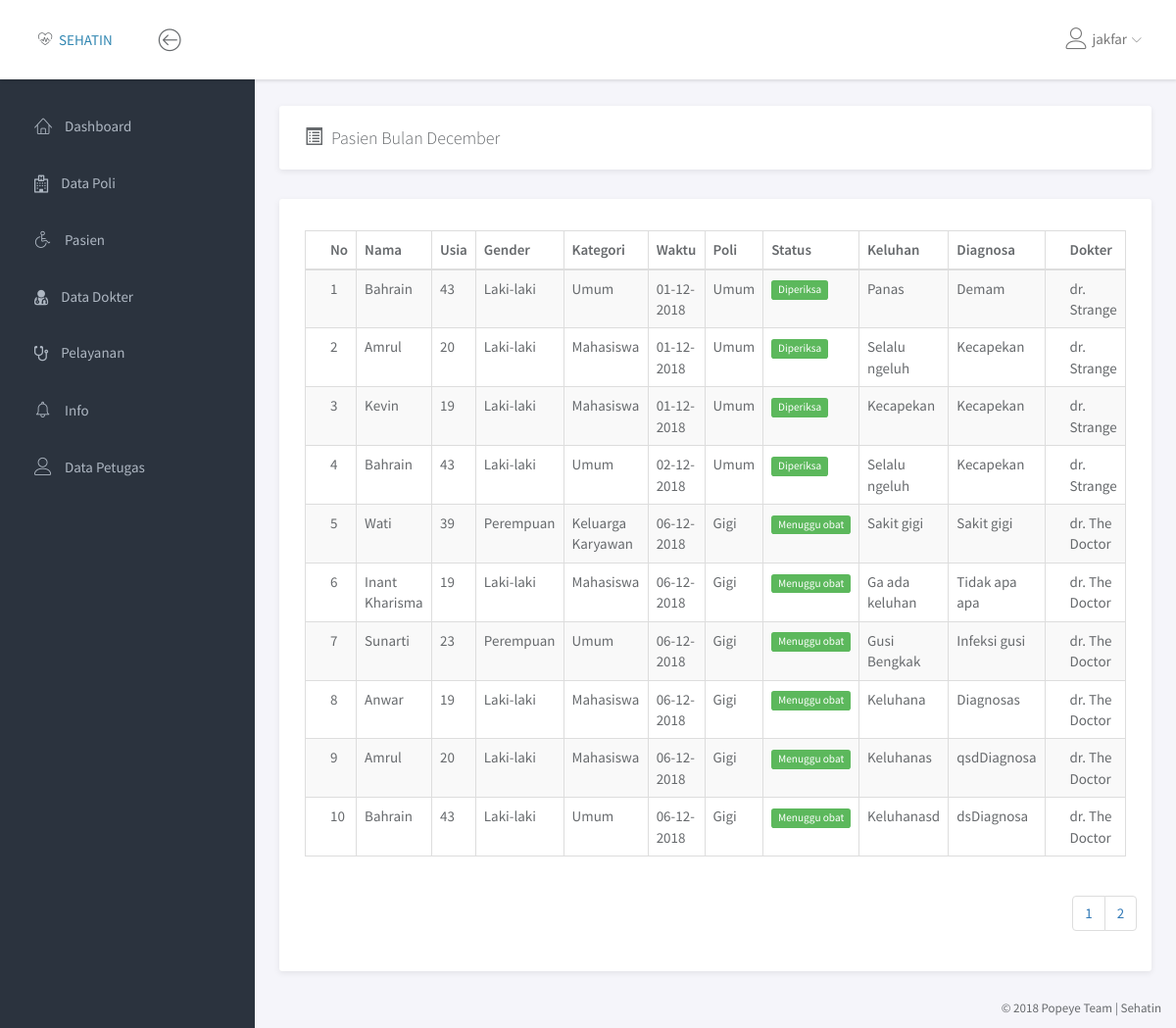
/kunjungan/pasien_bulan_ini.php (signed in), run on the app's committed database.
### tables this page shows
CREATE TABLE `pasien` (
  `id_pasien` int(11) NOT NULL,
  `no_identitas` varchar(16) NOT NULL,
  `nama` varchar(50) NOT NULL,
  `tmpt_lahir` varchar(30) NOT NULL,
  `tgl_lahir` date NOT NULL,
  `gender` enum('Laki-laki','Perempuan') NOT NULL,
  `alamat` varchar(60) NOT NULL,
  `no_hp` varchar(13) NOT NULL,
  `pendidikan` varchar(5) NOT NULL,
  `status_perkawinan` enum('Belum Kawin','Kawin') NOT NULL,
  `kategori` enum('Umum','Karyawan','Keluarga Karyawan','Mahasiswa') NOT NULL
);

### kunjungan/pasien_bulan_ini.php (the view, shortened to what this page needs)
<!doctype html>
<html lang="en">
<head>
<link rel="stylesheet" href="../assets/vendor/bootstrap/css/bootstrap.min.css">
<link rel="stylesheet" href="../assets/vendor/font-awesome/css/font-awesome.min.css">
<link rel="stylesheet" href="../assets/vendor/linearicons/style.css">
<link rel="stylesheet" href="../assets/vendor/chartist/css/chartist-custom.css">
<link rel="stylesheet" href="../assets/css/main.css">
</head>
<body>
<div id="wrapper">
  <?php
  include '../dashboard/navbar.php';
  include '../dashboard/left_sidebar.php';
  $bulan = date("F");
  ?>
  <div class="main">
    <div class="main-content">
      <div class="container-fluid">
        <div class="panel">
          <div class="panel-heading">
            <h1 class="panel-title"><i class="glyphicon glyphicon-list-alt"></i>&ensp;Pasien Bulan <?php echo $bulan ?></h1>
          </div>
        </div>
        <div class="row">
          <div class="col-md-12">
            <div class="panel">
              <br>
                  <div class="panel-body">
                    <div class="table-responsive">
                      <table class="table table-striped table-hover table-bordered">
                        <thead>
                          <tr>
                            <th>No</th>
                            <th>Nama</th>
                            <th>Usia</th>
                            <th>Gender</th>
                            <th>Kategori</th>
                            <th>Waktu</th>
                            <th>Poli</th>
                            <th>Status</th>
                            <th>Keluhan</th>
                            <th>Diagnosa</th>
                            <th>Dokter</th>
                          </tr>
                        </thead>
                        <tbody>
                          <?php
                          $now = date('d-m-Y');
                          $now = explode("-", $now);
                          $now = $now[1];
                          if (isset($_POST['btn_cari'])) {
                          }
                          else{
                            $halaman = 10;
                            $page = isset($_GET['halaman']) ? (int)$_GET['halaman'] : 1;
                            $mulai = ($page > 1) ? ($page * $halaman) - $halaman : 0;
                            $query = "SELECT DISTINCT p.*, a.status, a.waktu, a.keluhan, poli.poli, pm.diagnosa, d.nm_dokter FROM pasien p INNER JOIN antrian a ON a.id_pasien = p.id_pasien INNER JOIN poli ON a.id_poli = poli.id_poli INNER JOIN pemeriksaan pm ON pm.id_antrian = a.id_antrian INNER JOIN dokter d ON d.id_dokter = pm.id_dokter WHERE month(waktu) = '$now' ORDER BY a.waktu ASC LIMIT $mulai, $halaman";
                            $ttl = mysqli_query($con, "SELECT COUNT(*) AS jml_pasien FROM antrian WHERE month(waktu) = '$now'");
                          }
                          $result = mysqli_query($con, $query);
                          $jml_pasien = mysqli_fetch_assoc($ttl);
                          $pages = ceil($jml_pasien['jml_pasien'] / $halaman);
                          $no = $mulai + 1;
                          foreach ($result as $val) {
                            $today = new DateTime();
                            $tgl_lahir = new DateTime($val['tgl_lahir']);
                            $usia = $today->diff($tgl_lahir)->y;
                            $t = explode(" ", $val['waktu']);
                            $time = date("d-m-Y", strtotime($t[0]));
                            echo "<tr>
                            <td>$no</td>
                            <td>$val[nama]</td>
                            <td>$usia</td>
                            <td>$val[gender]</td>
                            <td>$val[kategori]</td>
                            <td>$time</td>
                            <td>$val[poli]</td>
                            <td><span class='label label-success'>$val[status]</span></td>
                            <td>$val[keluhan]</td>
                            <td>$val[diagnosa]</td>
                            <td>$val[nm_dokter]</td>
                            </tr>
                            ";
                            $no++;
                          }
                          ?>
                        </tbody>
                      </table>
                    </div>
                    <?php if (!isset($_POST['btn_cari'])): ?>
                      <div class="col-md-2 col-md-offset-11">
                        <ul class="pagination">
                          <?php for ($i=1; $i <= $pages ; $i++) { ?>
                            <li> <a href="?halaman=<?php echo $i ?>" class="<?php echo $i==$_GET['halaman'] ? 'active' : '' ?>"> <?php echo $i ?> </a> </li>
                          <?php } ?>
                        </ul>
                      </div>
                    <?php endif; ?>
              </div>
            </div>
          </div>
        </div>
      </div>
    </div>
  </div>
  <?php include '../dashboard/footer.php'; ?>
  </div>
</body>
</html>

### assets/css/main.css (style rules this page uses)
html { position: relative; min-height: 100%; }
body { background-color: #F3F5F8; font-family: "Source Sans Pro", sans-serif; font-size: 15px; color: #676a6d; }
a { color: #3287B2; }
th { font-weight: 600; }
#wrapper .main { -webkit-transition: all 0.3s ease-in-out; -moz-transition: all 0.3s ease-in-out; -ms-transition: all 0.3s ease-in-out; -o-transition: all 0.3s ease-in-out; transition: all 0.3s ease-in-out; width: calc(100% - 260px); left: 0; position: relative; float: right; background-color: #f5f5fa; }
#wrapper #sidebar-nav, #wrapper .main { padding-top: 80px; }
.main-content { padding: 28px 10px; }
.panel { -webkit-border-radius: 3px; -moz-border-radius: 3px; border-radius: 3px; -moz-box-shadow: 0 2px 6px rgba(0, 0, 0, 0.08); -webkit-box-shadow: 0 2px 6px rgba(0, 0, 0, 0.08); box-shadow: 0 2px 6px rgba(0, 0, 0, 0.08); background-color: #fff; margin-bottom: 30px; }
.panel .panel-heading, .panel .panel-body, .panel .panel-footer { padding-left: 25px; padding-right: 25px; }
.panel .panel-heading { padding-top: 20px; padding-bottom: 20px; position: relative; }
.panel .panel-heading .panel-title { margin: 0; font-size: 18px; font-weight: 300; }
.panel .panel-body { padding-top: 10px; padding-bottom: 15px; }
.panel .table > thead > tr > td:first-child, .panel .table > thead > tr > th:first-child, .panel .table > tbody > tr > td:first-child, .panel .table > tbody > tr > th:first-child, .panel .table > tfoot > tr > td:first-child, .panel .table > tfoot > tr > th:first-child { padding-left: 25px; }
.panel .table > thead > tr > td:last-child, .panel .table > thead > tr > th:last-child, .panel .table > tbody > tr > td:last-child, .panel .table > tbody > tr > th:last-child, .panel .table > tfoot > tr > td:last-child, .panel .table > tfoot > tr > th:last-child { padding-left: 25px; }
.label { font-weight: normal; }

### data on the page
pasien: nama "Bahrain", gender "Laki-laki", kategori "Umum", time "01-12-2018", val "Umum", val "Diperiksa", val "Panas", val "Demam", val "dr. Strange", time "02-12-2018", val "Selalu ngeluh", val "Kecapekan", time "06-12-2018", val "Gigi", val "Menuggu obat", val "Keluhanasd", val "dsDiagnosa", val "dr. The Doctor"
pasien: nama "Amrul", gender "Laki-laki", kategori "Mahasiswa", time "01-12-2018", val "Umum", val "Diperiksa", val "Selalu ngeluh", val "Kecapekan", val "dr. Strange", time "06-12-2018", val "Gigi", val "Menuggu obat", val "Keluhanas", val "qsdDiagnosa", val "dr. The Doctor"
pasien: nama "Kevin", gender "Laki-laki", kategori "Mahasiswa", time "01-12-2018", val "Umum", val "Diperiksa", val "Kecapekan", val "dr. Strange"
pasien: nama "Wati", gender "Perempuan", kategori "Keluarga Karyawan", time "06-12-2018", val "Gigi", val "Menuggu obat", val "Sakit gigi", val "dr. The Doctor"
pasien: nama "Inant Kharisma", gender "Laki-laki", kategori "Mahasiswa", time "06-12-2018", val "Gigi", val "Menuggu obat", val "Ga ada keluhan", val "Tidak apa apa", val "dr. The Doctor"
pasien: nama "Sunarti", gender "Perempuan", kategori "Umum", time "06-12-2018", val "Gigi", val "Menuggu obat", val "Gusi Bengkak", val "Infeksi gusi", val "dr. The Doctor"
pasien: nama "Anwar", gender "Laki-laki", kategori "Mahasiswa", time "06-12-2018", val "Gigi", val "Menuggu obat", val "Keluhana", val "Diagnosas", val "dr. The Doctor"

### other printed values
$_SESSION['username'] "jakfar"
